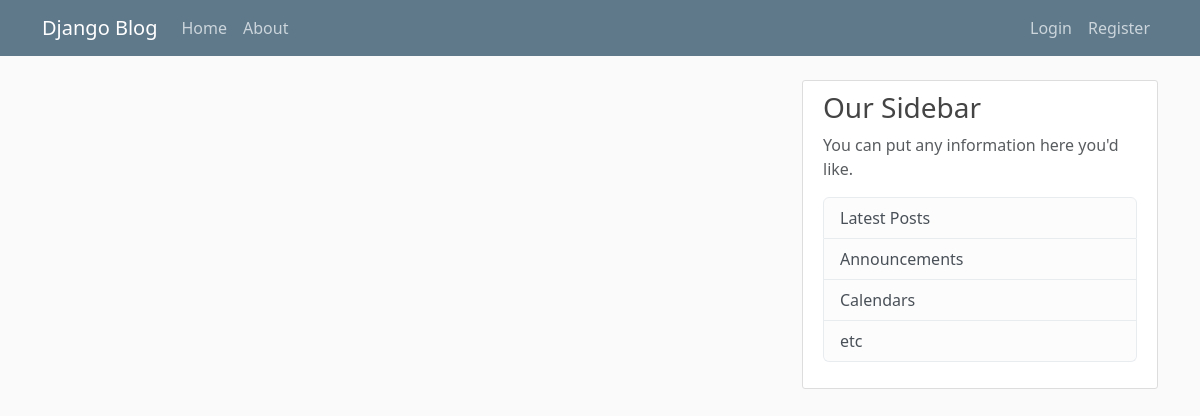
The app's page /, older data.
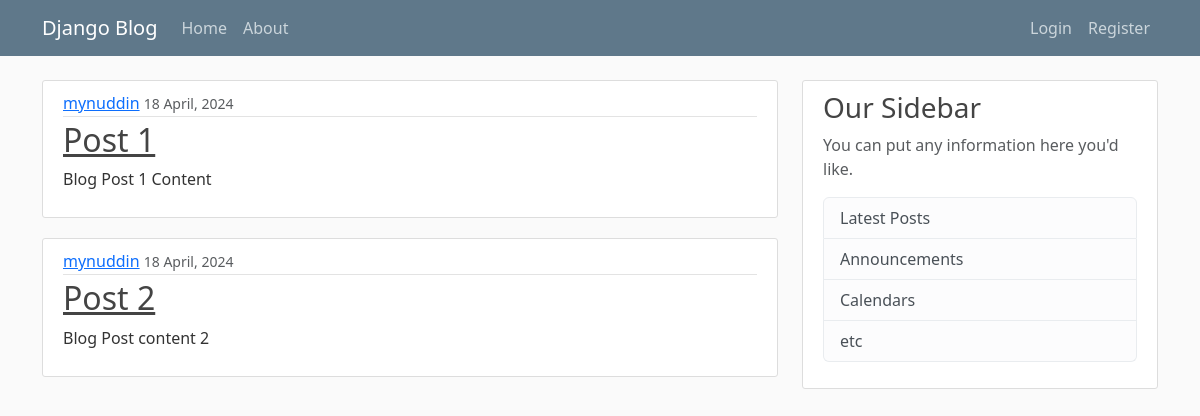
The same page, newer data.
### BlogApp/models.py (models this page shows, shortened)
class Post(models.Model):
    title = models.CharField(max_length=200)
    content = models.TextField()
    date_posted = models.DateTimeField(default=timezone.now)
    author = models.ForeignKey(User, on_delete=models.CASCADE)

### BlogApp/views.py (the view)
# urls.py: path('', views.home, name='blog-home'),
def home(request):
    context = {
        'posts': Post.objects.all()
    }
    return render(request, 'BlogApp/home.html' , context)

### BlogApp/templates/BlogApp/home.html
{% extends 'BlogApp/base.html' %}
{% block content %} {% for post in posts %}
<article class="media content-section">
	<div class="media-body">
		<div class="article-metadata">
			<a class="mr-2" href="#">{{ post.author }}</a>
			<small class="text-muted"
				>{{ post.date_posted | date:"d F, Y"  }} </small
			>
		</div>
		<h2><a class="article-title" href="#">{{ post.title }}</a></h2>
		<p class="article-content">{{ post.content }}</p>
	</div>
</article>
{% endfor %} {% endblock content %}

### BlogApp/templates/BlogApp/base.html (shortened to what this page needs)
{% load static %}
<!DOCTYPE html>
<html lang="en">
	<head>
		<link
			href="https://cdn.jsdelivr.net/npm/bootstrap@5.3.3/dist/css/bootstrap.min.css"
			rel="stylesheet"
		/>
        <link rel="stylesheet" type="text/css" href="{% static 'BlogApp/main.css' %}" />
	</head>
	<body>
         <header class="site-header">
            <nav class="navbar navbar-expand-md navbar-dark bg-steel fixed-top">
                <div class="container">
                    <a class="navbar-brand mr-4" href="{% url 'blog-home' %}">Django Blog</a>
                    <div class="collapse navbar-collapse d-flex justify-content-between " id="navbarToggle">
                        <div class="navbar-nav ">
                            <a class="nav-item nav-link" href="{% url 'blog-home' %}">Home</a>
                            <a class="nav-item nav-link" href="{% url 'blog-about' %}">About</a>
                        </div>
                        <div class="navbar-nav ">
                            <a class="nav-item nav-link" href="#">Login</a>
                            <a class="nav-item nav-link" href="#">Register</a>
                        </div>
                    </div>
                </div>
            </nav>
        </header>
        <main role="main" class="container">
            <div class="row">
                <div class="col-md-8">
                    {% block content %}
                    {% endblock %}
                </div>
                <div class="col-md-4">
                    <div class="content-section">
                        <h3>Our Sidebar</h3>
                        <p class='text-muted'>You can put any information here you'd like.
                        <ul class="list-group">
                            <li class="list-group-item list-group-item-light">Latest Posts</li>
                            <li class="list-group-item list-group-item-light">Announcements</li>
                            <li class="list-group-item list-group-item-light">Calendars</li>
                            <li class="list-group-item list-group-item-light">etc</li>
                        </ul>
                        </p>
                    </div>
                </div>
            </div>
        </main>
	</body>
</html>

### BlogApp/static/BlogApp/main.css (style rules this page uses)
body { background: #fafafa; color: #333333; margin-top: 5rem; }
h1, h2, h3, h4, h5, h6 { color: #444444; }
ul { margin: 0; }
.bg-steel { background-color: #5f788a; }
.site-header .navbar-nav .nav-link { color: #cbd5db; }
.content-section { background: #ffffff; padding: 10px 20px; border: 1px solid #dddddd; border-radius: 3px; margin-bottom: 20px; }
.article-title { color: #444444; }
.article-content { white-space: pre-line; }
.article-metadata { padding-bottom: 1px; margin-bottom: 4px; border-bottom: 1px solid #e3e3e3 }

Row changes from the older to the newer data that the page shows:
added Post: author "mynuddin", date_posted "18 April, 2024", title "Post 1", content "Blog Post 1 Content"
added Post: author "mynuddin", date_posted "18 April, 2024", title "Post 2", content "Blog Post content 2"
